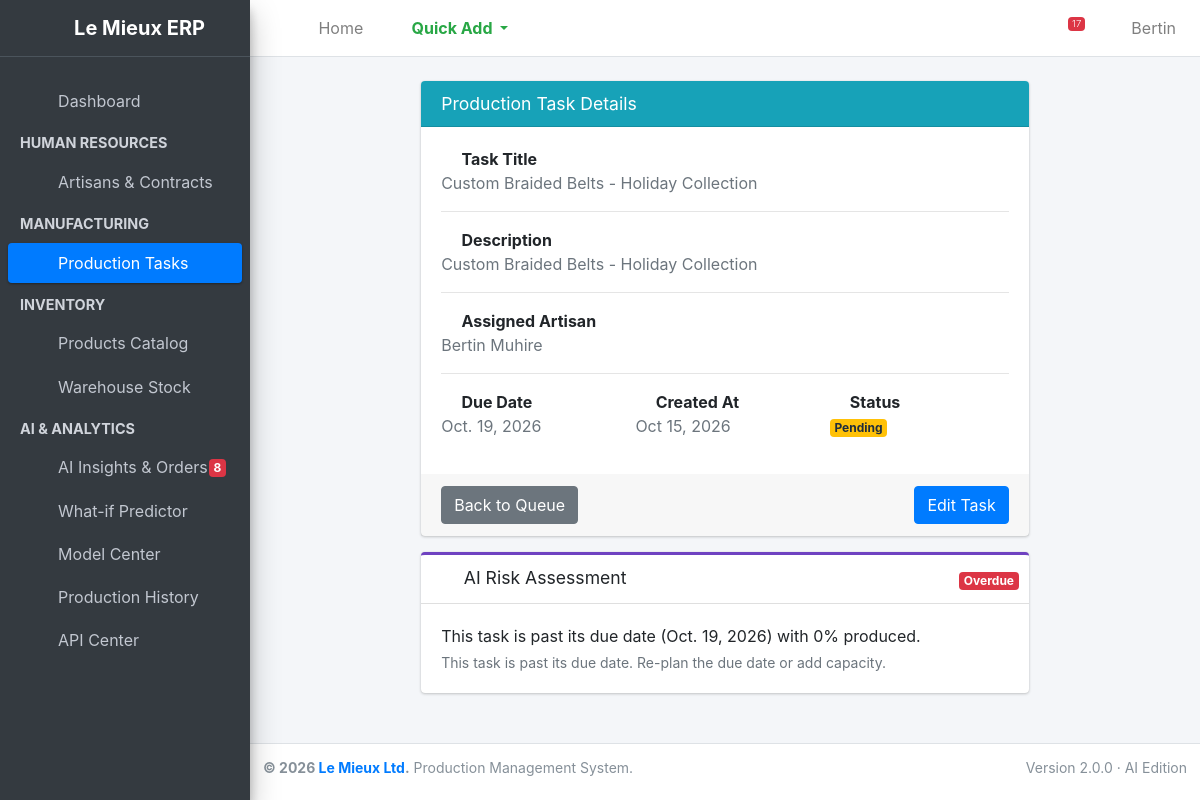
The page /production/tasks/16/ (signed in) on the database as committed earlier.
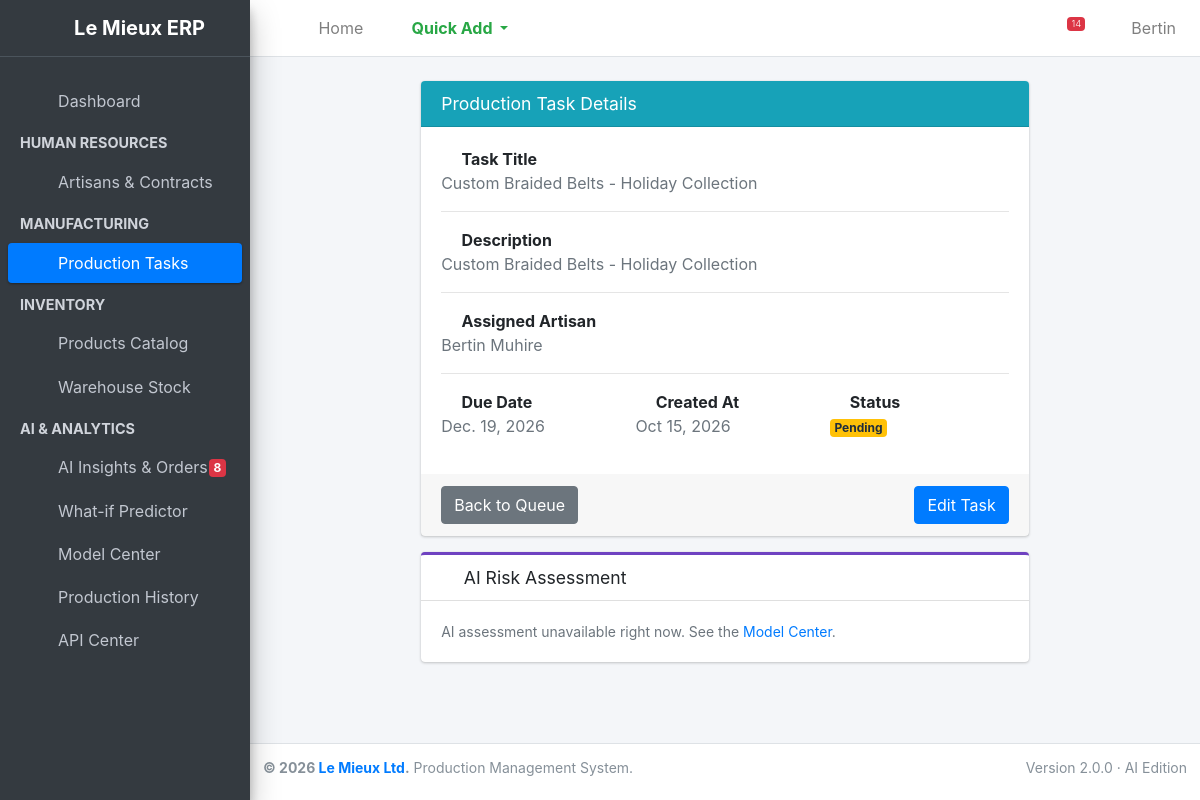
The same page on the database as committed later.
### production/models.py (models this page shows, shortened)
class ProductionTask(models.Model):
    STATUS_CHOICES = [
        ('Pending', 'Pending'),
        ('In Progress', 'In Progress'),
        ('Completed', 'Completed'),
    ]
    title = models.CharField(max_length=200, help_text="e.g. Batch 1: Classic Belts")
    product = models.ForeignKey(Product, on_delete=models.PROTECT, related_name='tasks', null=True)
    target_quantity = models.PositiveIntegerField(default=1)
    produced_quantity = models.PositiveIntegerField(default=0)
    description = models.TextField(blank=True, null=True)
    assigned_to = models.ForeignKey(Employee, on_delete=models.SET_NULL, null=True, related_name='tasks')
    status = models.CharField(max_length=20, choices=STATUS_CHOICES, default='Pending')
    due_date = models.DateField()
    created_at = models.DateTimeField(auto_now_add=True)
    @property
    def is_overdue(self):
        if self.due_date and self.status != 'Completed':
            return self.due_date < datetime.date.today()
        return False
    @property
    def progress_percentage(self):
        if self.target_quantity == 0:
            return 0
        return int((self.produced_quantity / self.target_quantity) * 100)
    def __init__(self, *args, **kwargs):
        super().__init__(*args, **kwargs)
        self._original_target = self.target_quantity if self.pk else 0
        self._original_due = self.due_date if self.pk else None

### employees/models.py (models this page shows, shortened)
class Employee(models.Model):
    first_name = models.CharField(max_length=50)
    last_name = models.CharField(max_length=50)
    department = models.ForeignKey(Department, on_delete=models.CASCADE, related_name='employees')
    hire_date = models.DateField(auto_now_add=True)
    is_active = models.BooleanField(default=True)
    @property
    def active_contract(self):
        contract = self.contracts.filter(is_active=True).order_by('-start_date').first()
        return contract.contract_type if contract else "No Contract"
    def __str__(self):
        return f"{self.first_name} {self.last_name}"

### production/views.py (the view)
# urls.py: path('tasks/<int:pk>/', views.task_detail, name='task_detail'),
@login_required
def task_detail(request, pk):
    task = get_object_or_404(ProductionTask, pk=pk)
    return render(request, 'production/task_detail.html', {'task': task})

### analytics/api/auth.py (called while the page is built)
def ok(data=None, status=200, **meta):
    meta.setdefault("generated_at", timezone.now().isoformat())
    return JsonResponse({"status": "ok", "data": data, "meta": meta}, status=status,
                        json_dumps_params={"ensure_ascii": False})

def _extract_key(request):
    key = request.META.get("HTTP_X_API_KEY", "")
    if not key:
        auth = request.META.get("HTTP_AUTHORIZATION", "")
        for prefix in ("Api-Key ", "Bearer "):
            if auth.startswith(prefix):
                key = auth[len(prefix):]
    return key.strip()

### analytics/api/serializers.py (called while the page is built)
def _num(value):
    return float(value) if value is not None else None

### analytics/api/views.py (called while the page is built)
def _int(value, default, lo=1, hi=None):
    try:
        v = int(value)
    except (TypeError, ValueError):
        return default
    v = max(lo, v)
    return min(v, hi) if hi else v

### analytics/ml/features.py (called while the page is built)
def _f(value, default=0.0):
    if value is None:
        return default
    if isinstance(value, Decimal):
        return float(value)
    try:
        return float(value)
    except (TypeError, ValueError):
        return default

### analytics/ml/service.py (called while the page is built)
    def clear_cache(self):
        with self._lock:
            self._cache.clear()

### production/templates/production/task_detail.html (shortened to what the changed rows need)
{% extends 'base.html' %}
{% load analytics_tags %}
{% block content %}
<div class="row">
    <div class="col-md-8 offset-md-2">
        <div class="card card-info">
            <div class="card-body">
                <strong><i class="fas fa-clipboard-list mr-1"></i> Task Title</strong>
                <p class="text-muted">{{ task.title }}</p>
                <hr>
                <strong><i class="fas fa-align-left mr-1"></i> Description</strong>
                <p class="text-muted">{{ task.description }}</p>
                <hr>
                <strong><i class="fas fa-user-tag mr-1"></i> Assigned Artisan</strong>
                <p class="text-muted">{{ task.assigned_to|default:"Unassigned" }}</p>
                <hr>
                <div class="row">
                    <div class="col-sm-4">
                        <strong><i class="fas fa-calendar-alt mr-1"></i> Due Date</strong>
                        <p class="text-muted">{{ task.due_date }}</p>
                    </div>
                    <div class="col-sm-4">
                        <strong><i class="fas fa-clock mr-1"></i> Created At</strong>
                        <p class="text-muted">{{ task.created_at|date:"M d, Y" }}</p>
                    </div>
                    <div class="col-sm-4">
                        <p class="text-muted">
                            {% if task.status == 'Completed' %}
                                <span class="badge badge-success">{{ task.status }}</span>
                            {% elif task.status == 'In Progress' %}
                                <span class="badge badge-info">{{ task.status }}</span>
                            {% else %}
                                <span class="badge badge-warning">{{ task.status }}</span>
                            {% endif %}
                        </p>
                    </div>
                </div>
            </div>
        </div>
        {% task_risk task as ai %}
        <div class="card card-outline card-purple">
            <div class="card-header">
                <div class="card-tools">
                    {% if ai.state == 'scored' %}<span class="badge badge-{{ ai.risk_level|risk_badge }}">{{ ai.risk_level }} risk</span>
                    {% elif ai.state == 'overdue' %}<span class="badge badge-danger">Overdue</span>
                    {% elif ai.state == 'completed' %}<span class="badge badge-success">Completed</span>{% endif %}
                </div>
            </div>
            <div class="card-body">
                {% if ai.state == 'scored' %}
                <div class="row text-center">
                    <div class="col-6 col-md-3"><div class="metric-tile"><div class="label">Delay probability</div><div class="value text-{{ ai.risk_level|risk_badge }}">{{ ai.delay_probability|pct }}</div></div></div>
                    <div class="col-6 col-md-3"><div class="metric-tile"><div class="label">Expected duration</div><div class="value">{{ ai.predicted_days }} <small>days</small></div></div></div>
                    <div class="col-6 col-md-3 mt-2 mt-md-0"><div class="metric-tile"><div class="label">Days allowed</div><div class="value">{{ ai.allotted_days }}</div></div></div>
                    <div class="col-6 col-md-3 mt-2 mt-md-0"><div class="metric-tile"><div class="label">Forecast finish</div><div class="value" style="font-size:1.1rem">{{ ai.predicted_completion }}</div></div></div>
                </div>
                {% if ai.progress_projection %}
                <p class="mt-3 mb-1 text-sm"><i class="fas fa-tachometer-alt mr-1"></i> At the current production pace the batch would finish on
                    <b class="{% if ai.projection_late %}text-danger{% else %}text-success{% endif %}">{{ ai.progress_projection }}</b>.</p>
                {% endif %}
                <ul class="mt-3 mb-0 pl-3">{% for r in ai.recommendations %}<li class="text-sm">{{ r }}</li>{% endfor %}</ul>
                <p class="text-muted text-xs mt-2 mb-0">Model: {{ ai.model_version }} &middot; probability that the batch finishes after its due date.</p>
                {% elif ai.state == 'overdue' %}
                <p class="mb-1">This task is past its due date ({{ task.due_date }}) with {{ task.progress_percentage }}% produced.</p>
                <p class="text-sm text-muted mb-0">{{ ai.recommendations.0 }}</p>
                {% elif ai.state == 'completed' %}
                <p class="mb-0 text-sm">This batch is finished. Its real outcome has been added to the production history and will be used the next time the models are retrained.</p>
                {% elif ai.state == 'error' %}
                <p class="mb-0 text-sm text-muted">AI assessment unavailable right now. See the <a href="{% url 'analytics:model_center' %}">Model Center</a>.</p>
                {% else %}
                <p class="mb-0 text-sm text-muted">No AI assessment for this task ({{ ai.label }}).</p>
                {% endif %}
            </div>
        </div>
    </div>
</div>
{% endblock %}

### templates/base.html (shortened to what the changed rows need)
{% load static %}
<!DOCTYPE html>
<html lang="en">
<head>
    <link rel="stylesheet" href="{% static 'plugins/fontawesome-free/css/all.min.css' %}">
    <link rel="stylesheet" href="{% static 'dist/css/adminlte.min.css' %}">
    <link rel="stylesheet" href="{% static 'analytics/analytics.css' %}">
</head>
<body class="hold-transition sidebar-mini layout-fixed">
<div class="wrapper">
    <nav class="main-header navbar navbar-expand navbar-white navbar-light">
        <ul class="navbar-nav ml-auto">
            <li class="nav-item dropdown">
                <a class="nav-link" data-toggle="dropdown" href="#" title="System Alerts">
                    {% if nav_alerts.total %}<span class="badge badge-danger navbar-badge">{{ nav_alerts.total }}</span>{% endif %}
                </a>
            </li>
        </ul>
    </nav>
    <div class="content-wrapper">
        <section class="content pt-4">
            <div class="container-fluid">
                {% block content %}
                {% endblock %}
            </div>
        </section>
    </div>
</div>
</body>
</html>

Rows that differ between the two databases and show on the page:
changed ProductionTask "Custom Braided Belts - Holiday Collection": due_date "Oct. 19, 2026" → "Dec. 19, 2026"; due_date "Oct. 19, 2026" → (not shown); progress_percentage "0" → (not shown)
Other text that changed with them:
{{ nav_alerts.total }}: "17" → "14"
{{ ai.recommendations.0 }}: "This task is past its due date. Re-plan the due date or add capacity." → (not shown)
text no longer shown: "Overdue This task is past its due date ( ) with % produced."
text now shown: "AI assessment unavailable right now. See the Model Center ."
